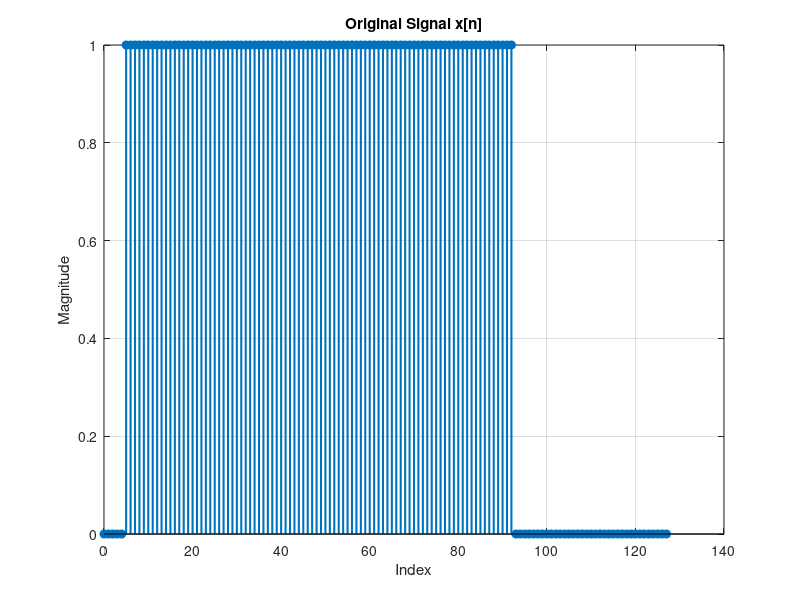
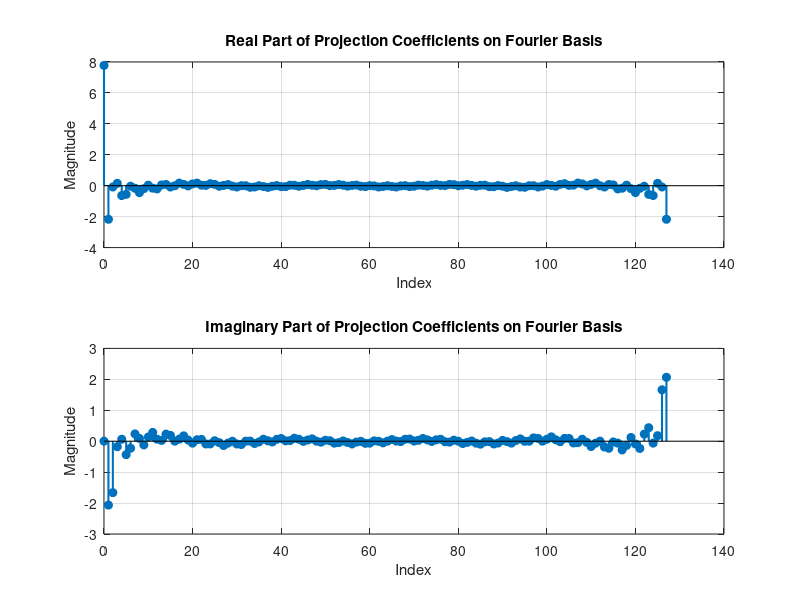
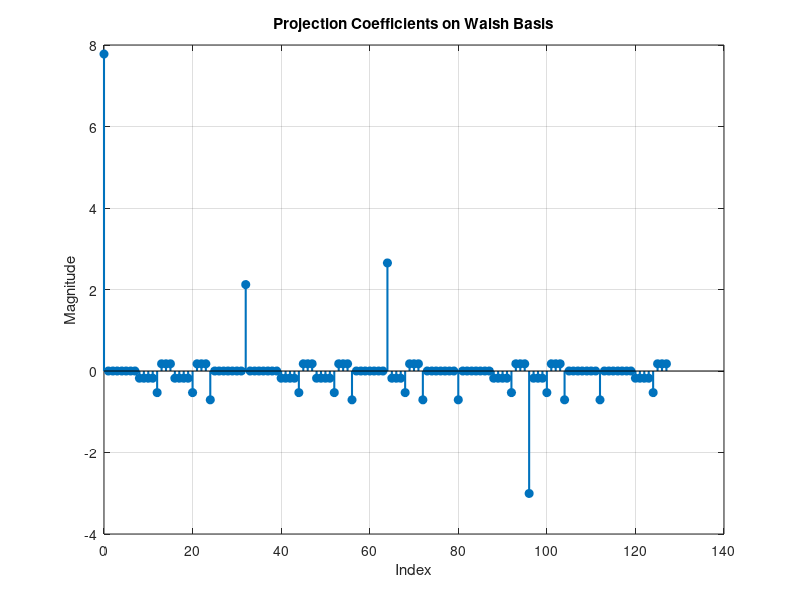

Recreate these plots in MATLAB, in order.
clc;
clear;
close all;
format compact;

N = 128;
x = [zeros(1, 5), ones(1, 88), zeros(1, N - 93)]; % Define r88[n-5] over [0, N-1]

U_delta = eye(N);
c_delta = U_delta' * x';

figure;
stem(0:N-1, x, 'filled', 'LineWidth', 1.5);
title('Original Signal x[n]');
xlabel('Index');
ylabel('Magnitude');
grid on;

figure;
stem(0:N-1, c_delta, 'filled', 'LineWidth', 1.5);
title('Projection Coefficients on Canonical Basis');
xlabel('Index');
ylabel('Magnitude');
grid on;

% Creating the Fourier Basis
n = 0:N-1;
UF = zeros(N);
for k = 0:N-1
    for m = 0:N-1
        UF(k+1, m+1) = exp(1i * (2 * pi / N) * k * m);
    end
end


UF = (1/sqrt(N)) * UF;

UB = eye(N);

c_Fourier = UF' * x';

U_W = (1/sqrt(N)) * hadamard(N);

c_Walsh = U_W' * x';

testMatrix = UF * conj(UF');
testMatrix2 = UB * conj(UB');
testMatrix3 = U_W * conj(U_W');

sum(testMatrix(:)) % good if ~128
sum(testMatrix2(:)) % good if ~128
sum(testMatrix3(:)) % good if ~128

% Plot Fourier Basis
% Real part
figure(2)
subplot(2, 1, 1); % 2 rows, 1 column, first subplot
stem(0:N-1, real(c_Fourier), 'filled', 'LineWidth', 1.5);
title('Real Part of Projection Coefficients on Fourier Basis');
xlabel('Index');
ylabel('Magnitude');
grid on;

% Imaginary part
subplot(2, 1, 2); % 2 rows, 1 column, second subplot
stem(0:N-1, imag(c_Fourier), 'filled', 'LineWidth', 1.5);
title('Imaginary Part of Projection Coefficients on Fourier Basis');
xlabel('Index');
ylabel('Magnitude');
grid on;

% Plot Walsh Basis
figure
stem(0:N-1, real(c_Walsh),'filled','LineWidth',1.5);
title('Projection Coefficients on Walsh Basis');
xlabel('Index');
ylabel('Magnitude');
grid on;
